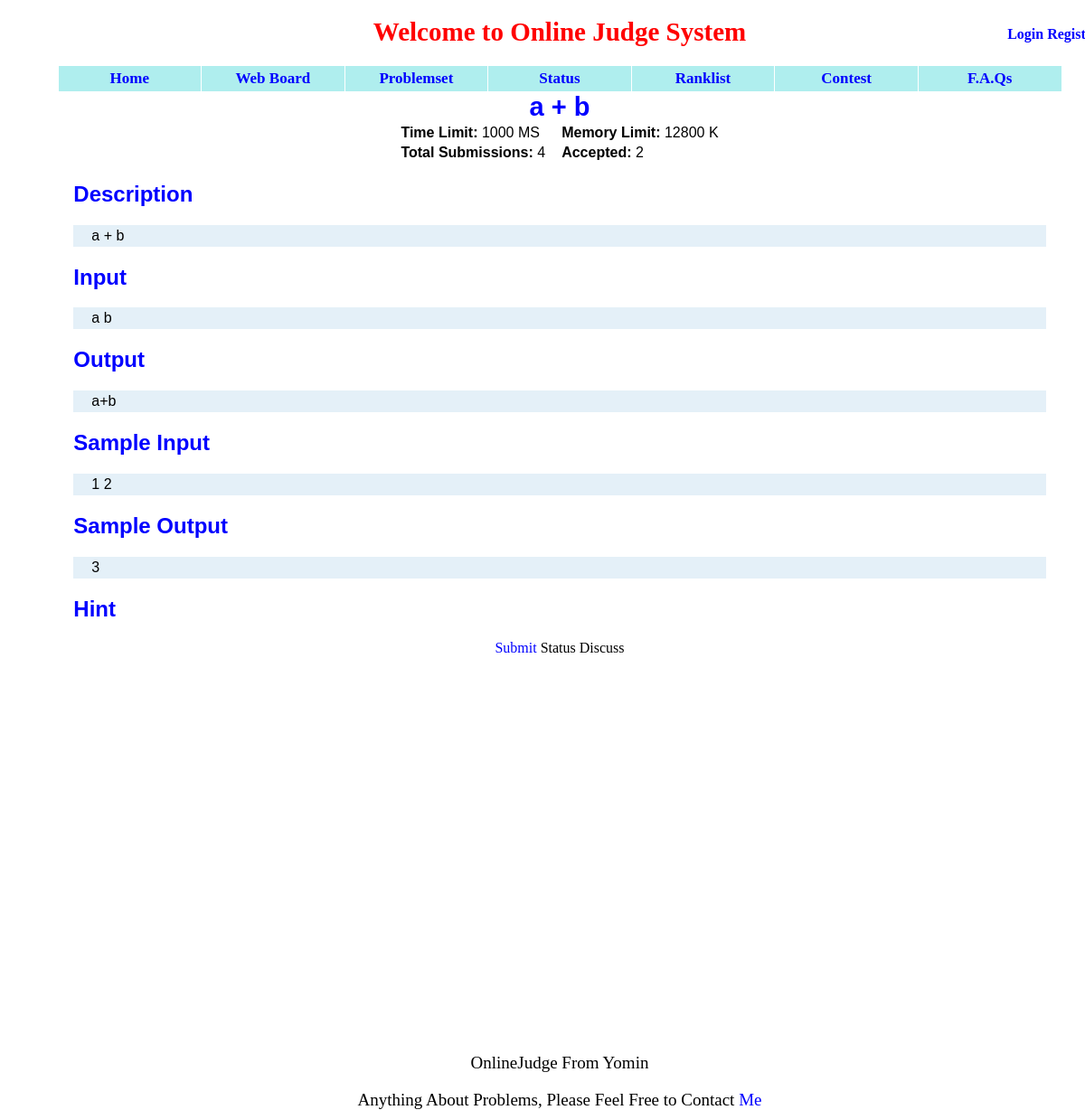
The page /showproblem/pid=1/ on the database as committed earlier.
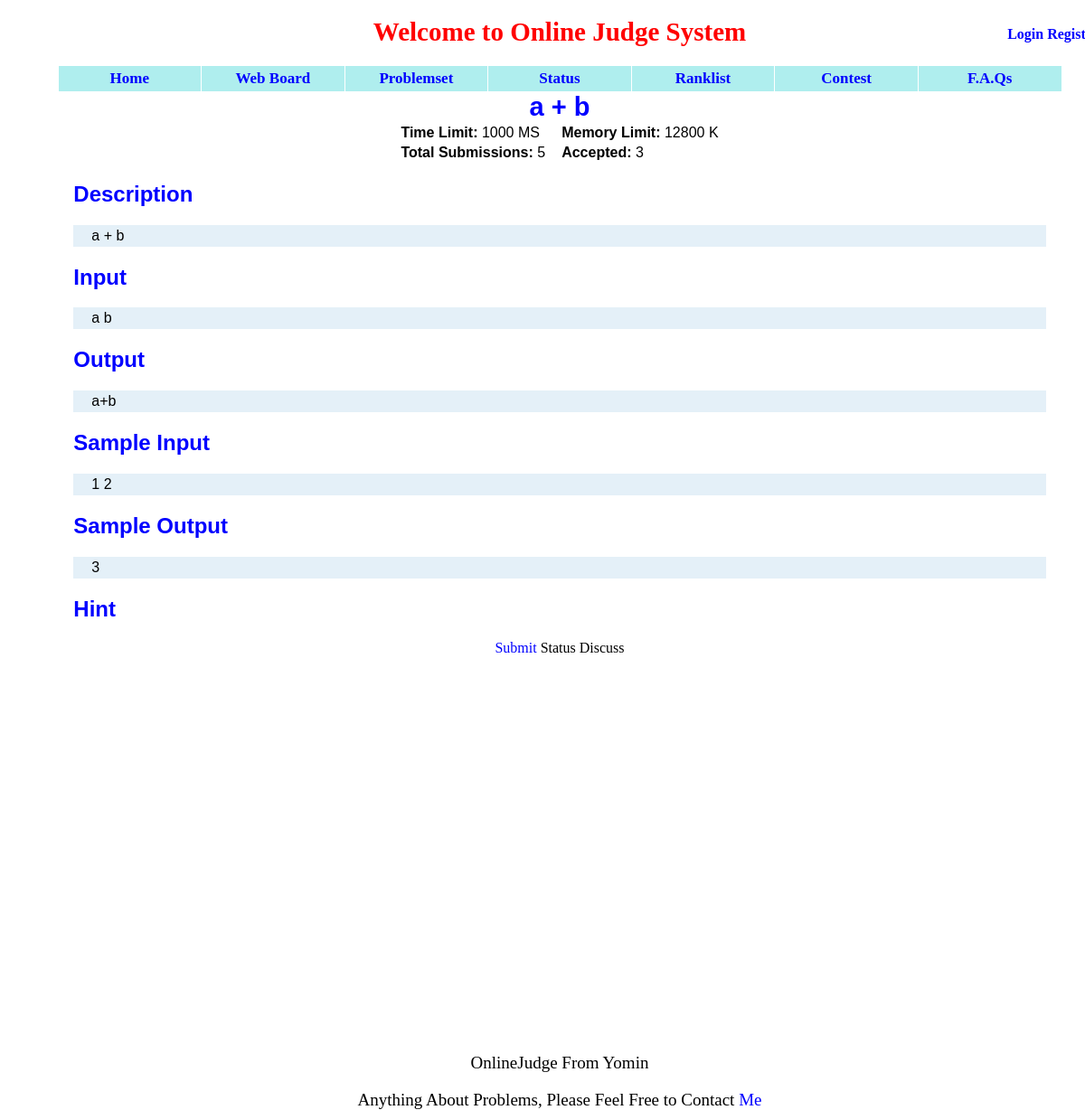
The same page on the database as committed later.
### appfile/models.py (models this page shows, shortened)
class Problem(db.Model):
    pid = db.Column(db.Integer, primary_key=True)
    title = db.Column(db.String(299))
    description = db.Column(db.Text)
    pinput = db.Column(db.Text)
    poutput = db.Column(db.Text)
    sinput = db.Column(db.Text)
    soutput = db.Column(db.Text)
    hint = db.Column(db.Text)
    time_limit = db.Column(db.Integer)
    memory_limit = db.Column(db.Integer)
    ac_count = db.Column(db.Integer, default = 0)
    submit_count = db.Column(db.Integer, default = 0)
    visable = db.Column(db.Boolean, default = True)

### appfile/views.py (the view)
@app.route('/showproblem/pid=<int:pid>/')
def show_problem(pid):
    problem = Problem.query.get(pid)
    return render_template('showproblem.html', problem=problem)

### appfile/views.py (called while the page is built)
@app.before_request
def before_request():
    g.user = current_user
    if g.user.is_authenticated():
        g.url = url_for('userinfo',userID = g.user.userID)

### appfile/templates/showproblem.html (shortened to what this page needs)
{% extends "base.html" %}
{% block content %}
<div id="problem">
     <center><span style="font-size:29px; font-weight:bold; color:blue"> {{ problem.title }} </span></center>
     <table>
         <tr>
             <td><b>Time Limit:</b> {{ problem.time_limit }} MS </td>
             <td width="10px"></td>
             <td><b>Memory Limit:</b> {{ problem.memory_limit}} K </td>
         </tr>
         <tr>
             <td><b> Total Submissions: </b> {{ problem.submit_count }} </td>
             <td width="10px"></td>
             <td><b> Accepted: </b> {{ problem.ac_count }} </td>
         </tr>
     </table>
    <h2> Description </h2>
    <div>
        {% autoescape false %}
        {{ problem.description }}
        {% endautoescape %}
    </div>
    <h2> Input </h2>
    <div>
        {% autoescape false %}
        {{ problem.pinput }}
        {% endautoescape %}
    </div>
    <h2> Output </h2>
    <div>
        {% autoescape false %}
        {{ problem.poutput }}
        {% endautoescape %}
    </div>
    <h2> Sample Input </h2>
    <div>
        {% autoescape false %}
        {{ problem.sinput }}
        {% endautoescape %}
    </div>
    <h2> Sample Output </h2>
    <div>
        {% autoescape false %}
        {{ problem.soutput }}
        {% endautoescape %}
    </div>
    <h2> Hint </h2>
</div>
<center>
    <a href={{ url_for('submit_problem', pid = problem.pid) }}> Submit </a>
    Status
    Discuss
</center>
{% endblock %}

Rows that differ between the two databases and show on the page:
changed Problem: submit_count "4" → "5"; ac_count "2" → "3"
